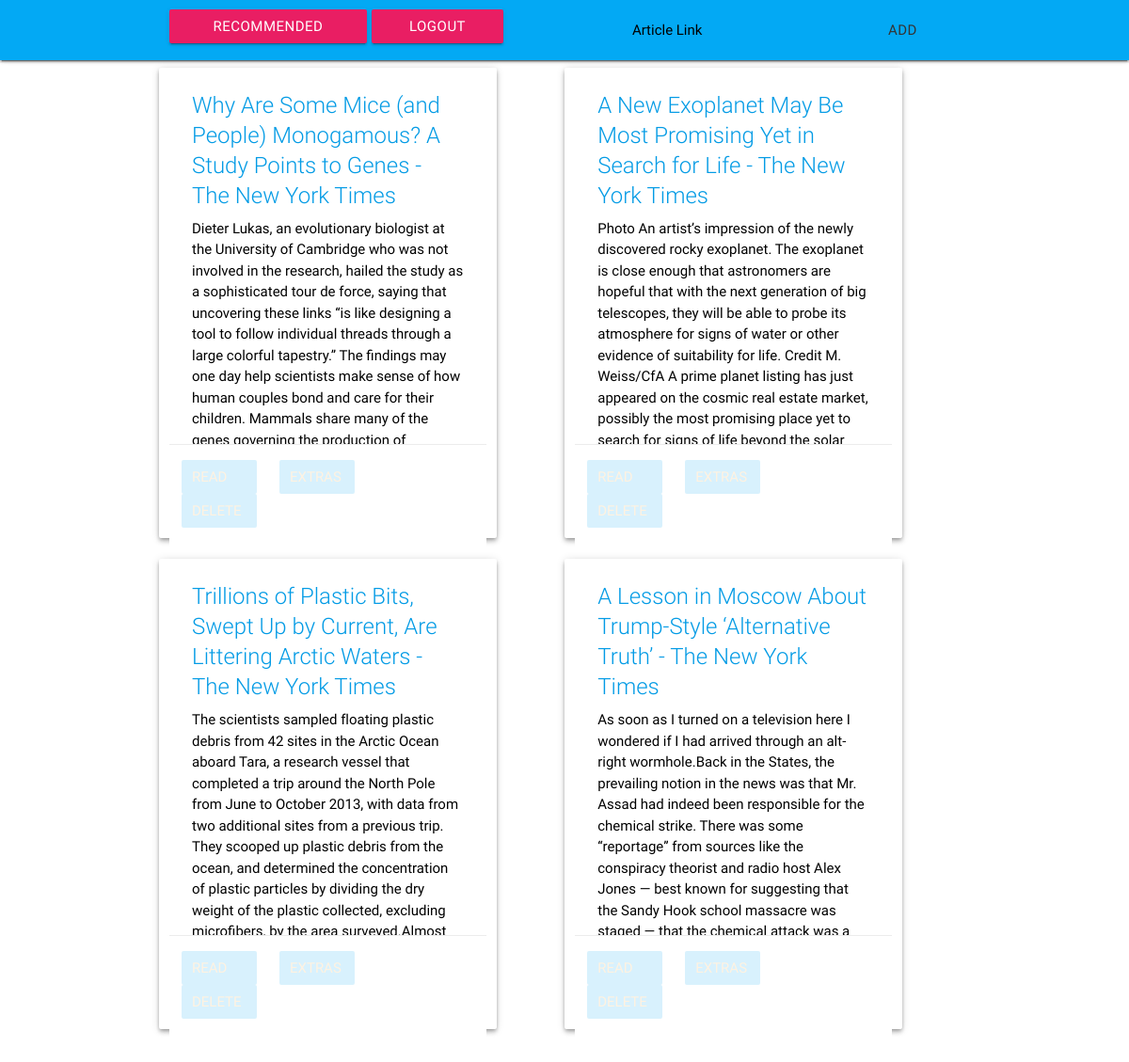
The app's page /home (signed in) with its own data.
### pocket_clone.py (models this page shows)
class Article(Model):
    title = CharField()
    head = TextField()
    user = ForeignKeyField(User, related_name='articles')
    link = TextField()
    html_clean = TextField()
    text = TextField()
    summary = TextField()
    Markov = TextField()
    date_created = DateTimeField(default=datetime.datetime.now)
    num_chars = TextField()
    num_words = TextField()
    f_dist = TextField()
    class Meta:
        database = db

### pocket_clone.py (the view)
@app.route("/home")
def home():
    try:
        user = User.get( id= session['user'] )
        return render_template("home.html", user=user,
                               articles=user.articles.order_by(-Article.date_created))
    except:
        return redirect("/")

### pocket_clone.py (called while the page is built)
@app.before_request
def before_request():
    db.connect()
    db.create_tables([User, Article], safe=True)

@app.teardown_request
def teardown_request(exception):
    db.close()

### templates/home.html (shortened to what this page needs)
<!DOCTYPE html>
<html>
<head>
    <link rel="stylesheet" href="{{ url_for('static', filename='css/pocket_clone.css') }}">
</head>
<body>
    <nav class="navbar-fixed">
        <nav class="home-top-bar">
            <div class="container">
                <a href="/Recommended" class="recommended-nav">Recommended</a>
                <a href="/" class="logout-button"> Logout </a>
                <form action="/add_article/" method="post">
                    <div class="row">
                        <input class="button-for-links" type="submit" value="Add">
                        <div class="link-input">
                            <input id="link" type="text" name="link" class="validate">
                            <label for="link">Article Link</label>
                        </div>
                    </div>
                </form>
            </div>
        </nav>
    </nav>
    <div class="container">
        <div class="articles">
            {% for article in articles %}
              <div class="article-card ">
                  <div class="article-head">
                      <span class="card-title">{{article.title}}</span>
                      <p>{{article.head}}...<p>
                    </div>
                    <div class="card-action">
                        <div class="article-option-buttons">
                            <a class="article-option-button" href="/{{article.id}}">
                            </a>
                            <a class="article-option-button" href="/extras/{{article.id}}">
                            </a>
                            <a class="article-option-button" href="delete/{{article.id}}">
                            </a>
                        </div>
                    </div>
                </div>
                <div class="col s0 l1"></div>
            {% endfor %}
    </div>
</div>
</body>
</html>

### records on screen
Article: title "Why Are Some Mice (and People) Monogamous? A Study Points to Genes - The New York Times", head "Dieter Lukas, an evolutionary biologist at the University of Cambridge who was not involved in the research, hailed the study as a sophisticated tour de force, saying that uncovering these links “is like designing a tool to follow individual threads through a large colorful tapestry.” The findings may one day help scientists make sense of how human couples bond and care for their children. Mammals share many of the…"
Article: title "A New Exoplanet May Be Most Promising Yet in Search for Life - The New York Times", head "Photo An artist’s impression of the newly discovered rocky exoplanet. The exoplanet is close enough that astronomers are hopeful that with the next generation of big telescopes, they will be able to probe its atmosphere for signs of water or other evidence of suitability for life. Credit M. Weiss/CfA A prime planet listing has just appeared on the cosmic real estate market, possibly the most promising place yet to…"
Article: title "Trillions of Plastic Bits, Swept Up by Current, Are Littering Arctic Waters - The New York Times", head "The scientists sampled floating plastic debris from 42 sites in the Arctic Ocean aboard Tara, a research vessel that completed a trip around the North Pole from June to October 2013, with data from two additional sites from a previous trip. They scooped up plastic debris from the ocean, and determined the concentration of plastic particles by dividing the dry weight of the plastic collected, excluding…"
Article: title "A Lesson in Moscow About Trump-Style ‘Alternative Truth’ - The New York Times", head "As soon as I turned on a television here I wondered if I had arrived through an alt-right wormhole.Back in the States, the prevailing notion in the news was that Mr. Assad had indeed been responsible for the chemical strike. There was some “reportage” from sources like the conspiracy theorist and radio host Alex Jones — best known for suggesting that the Sandy Hook school massacre was…"
